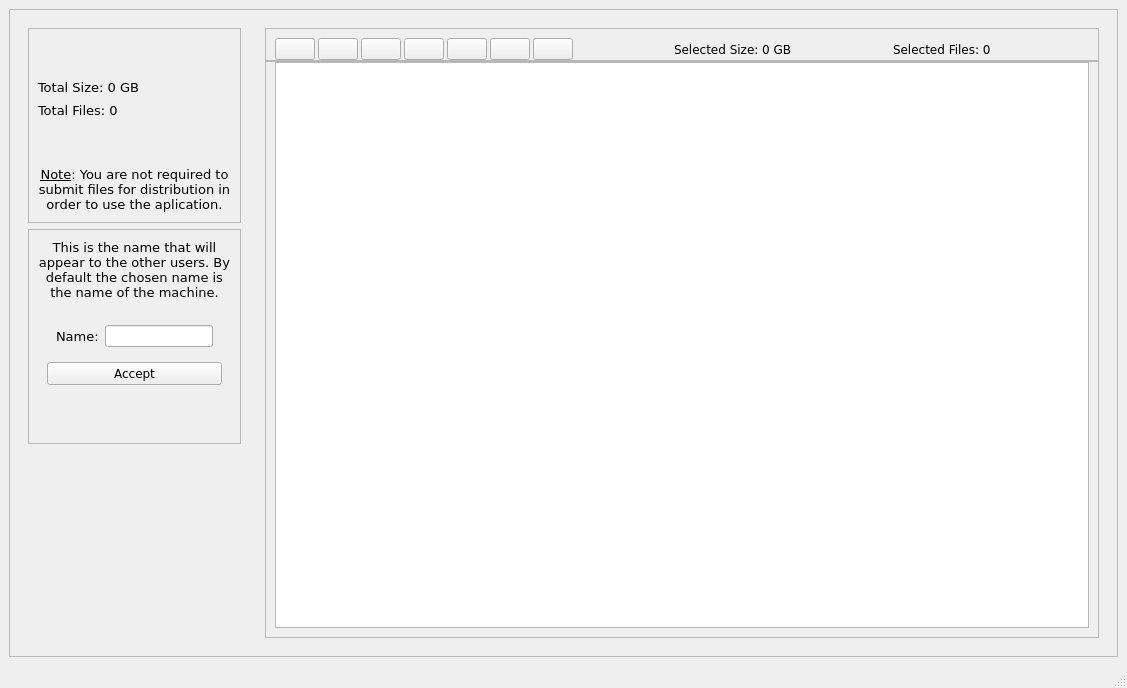
<?xml version="1.0" encoding="UTF-8"?>
<ui version="4.0">
 <class>StartWindow</class>
 <widget class="QMainWindow" name="StartWindow">
  <property name="geometry">
   <rect>
    <x>0</x>
    <y>0</y>
    <width>1127</width>
    <height>688</height>
   </rect>
  </property>
  <property name="windowTitle">
   <string>FileTransfer</string>
  </property>
  <property name="windowIcon">
   <iconset resource="../icons/icons.qrc">
    <normaloff>:/windowIcons/appIcon</normaloff>:/windowIcons/appIcon</iconset>
  </property>
  <widget class="QWidget" name="centralwidget">
   <layout class="QGridLayout" name="gridLayout">
    <item row="0" column="0">
     <widget class="QFrame" name="mainFrame">
      <property name="frameShape">
       <enum>QFrame::StyledPanel</enum>
      </property>
      <property name="frameShadow">
       <enum>QFrame::Raised</enum>
      </property>
      <layout class="QGridLayout" name="mainGridLayout">
       <item row="0" column="0">
        <widget class="QFrame" name="leftFrame">
         <layout class="QVBoxLayout" name="leftVerticalLayout">
          <item>
           <widget class="QFrame" name="noteFrame">
            <property name="frameShape">
             <enum>QFrame::StyledPanel</enum>
            </property>
            <property name="frameShadow">
             <enum>QFrame::Raised</enum>
            </property>
            <layout class="QVBoxLayout" name="noteVerticalLayout">
             <item>
              <spacer name="verticalSpacer">
               <property name="orientation">
                <enum>Qt::Vertical</enum>
               </property>
               <property name="sizeHint" stdset="0">
                <size>
                 <width>20</width>
                 <height>40</height>
                </size>
               </property>
              </spacer>
             </item>
             <item>
              <widget class="QLabel" name="totalSizeLabel">
               <property name="font">
                <font>
                 <family>Verdana</family>
                 <pointsize>10</pointsize>
                </font>
               </property>
               <property name="text">
                <string>Total Size: 0 GB</string>
               </property>
              </widget>
             </item>
             <item>
              <widget class="QLabel" name="totalFilesLabel">
               <property name="font">
                <font>
                 <family>Verdana</family>
                 <pointsize>10</pointsize>
                </font>
               </property>
               <property name="text">
                <string>Total Files: 0</string>
               </property>
              </widget>
             </item>
             <item>
              <spacer name="verticalSpacer_4">
               <property name="orientation">
                <enum>Qt::Vertical</enum>
               </property>
               <property name="sizeHint" stdset="0">
                <size>
                 <width>20</width>
                 <height>40</height>
                </size>
               </property>
              </spacer>
             </item>
             <item>
              <widget class="QLabel" name="noteLabel">
               <property name="font">
                <font>
                 <family>Verdana</family>
                 <pointsize>10</pointsize>
                </font>
               </property>
               <property name="text">
                <string>&lt;html&gt;&lt;head/&gt;&lt;body&gt;&lt;p align=&quot;center&quot;&gt;&lt;span style=&quot; font-size:10pt; text-decoration: underline;&quot;&gt;Note&lt;/span&gt;&lt;span style=&quot; font-size:10pt;&quot;&gt;: You are not required to submit files for distribution in order to use the aplication.&lt;/span&gt;&lt;/p&gt;&lt;/body&gt;&lt;/html&gt;</string>
               </property>
               <property name="scaledContents">
                <bool>true</bool>
               </property>
               <property name="wordWrap">
                <bool>true</bool>
               </property>
              </widget>
             </item>
            </layout>
           </widget>
          </item>
          <item>
           <widget class="QFrame" name="downFrame">
            <property name="sizePolicy">
             <sizepolicy hsizetype="Fixed" vsizetype="Fixed">
              <horstretch>0</horstretch>
              <verstretch>0</verstretch>
             </sizepolicy>
            </property>
            <property name="frameShape">
             <enum>QFrame::StyledPanel</enum>
            </property>
            <property name="frameShadow">
             <enum>QFrame::Raised</enum>
            </property>
            <layout class="QVBoxLayout" name="downVerticalLayout">
             <item>
              <widget class="QLabel" name="nameTextLabel">
               <property name="sizePolicy">
                <sizepolicy hsizetype="Minimum" vsizetype="Preferred">
                 <horstretch>0</horstretch>
                 <verstretch>0</verstretch>
                </sizepolicy>
               </property>
               <property name="font">
                <font>
                 <family>Verdana</family>
                 <pointsize>10</pointsize>
                </font>
               </property>
               <property name="text">
                <string>&lt;html&gt;&lt;head/&gt;&lt;body&gt;&lt;p align=&quot;center&quot;&gt;This is the name that will appear to the other users. By default the chosen name is the name of the machine.&lt;/p&gt;&lt;/body&gt;&lt;/html&gt;</string>
               </property>
               <property name="scaledContents">
                <bool>true</bool>
               </property>
               <property name="wordWrap">
                <bool>true</bool>
               </property>
              </widget>
             </item>
             <item>
              <widget class="QFrame" name="acceptFrame">
               <layout class="QVBoxLayout" name="acceptVerticalLayout">
                <item>
                 <widget class="QFrame" name="nameFrame">
                  <layout class="QHBoxLayout" name="nameHorizontalLayout">
                   <item>
                    <widget class="QLabel" name="nameLabel">
                     <property name="font">
                      <font>
                       <family>Verdana</family>
                       <pointsize>10</pointsize>
                      </font>
                     </property>
                     <property name="text">
                      <string>Name:</string>
                     </property>
                    </widget>
                   </item>
                   <item>
                    <widget class="QLineEdit" name="nameEdit"/>
                   </item>
                  </layout>
                 </widget>
                </item>
                <item>
                 <widget class="QPushButton" name="acceptButton">
                  <property name="font">
                   <font>
                    <family>Verdana</family>
                    <pointsize>9</pointsize>
                   </font>
                  </property>
                  <property name="cursor">
                   <cursorShape>PointingHandCursor</cursorShape>
                  </property>
                  <property name="text">
                   <string>Accept</string>
                  </property>
                 </widget>
                </item>
               </layout>
              </widget>
             </item>
             <item>
              <spacer name="verticalSpacer_2">
               <property name="orientation">
                <enum>Qt::Vertical</enum>
               </property>
               <property name="sizeHint" stdset="0">
                <size>
                 <width>20</width>
                 <height>40</height>
                </size>
               </property>
              </spacer>
             </item>
            </layout>
           </widget>
          </item>
          <item>
           <spacer name="verticalSpacer_3">
            <property name="orientation">
             <enum>Qt::Vertical</enum>
            </property>
            <property name="sizeHint" stdset="0">
             <size>
              <width>20</width>
              <height>40</height>
             </size>
            </property>
           </spacer>
          </item>
         </layout>
        </widget>
       </item>
       <item row="0" column="1">
        <widget class="QFrame" name="rightFame">
         <layout class="QVBoxLayout" name="rightVerticalLayout">
          <property name="spacing">
           <number>0</number>
          </property>
          <item>
           <widget class="QFrame" name="buttonsFrame">
            <property name="frameShape">
             <enum>QFrame::StyledPanel</enum>
            </property>
            <property name="frameShadow">
             <enum>QFrame::Raised</enum>
            </property>
            <layout class="QHBoxLayout" name="buttonsHorizontalLayout">
             <property name="spacing">
              <number>3</number>
             </property>
             <property name="bottomMargin">
              <number>0</number>
             </property>
             <item>
              <widget class="QPushButton" name="openButton">
               <property name="cursor">
                <cursorShape>PointingHandCursor</cursorShape>
               </property>
               <property name="text">
                <string/>
               </property>
               <property name="icon">
                <iconset resource="../icons/icons.qrc">
                 <normaloff>:/buttonIcons/openIcon</normaloff>:/buttonIcons/openIcon</iconset>
               </property>
               <property name="iconSize">
                <size>
                 <width>48</width>
                 <height>25</height>
                </size>
               </property>
              </widget>
             </item>
             <item>
              <widget class="QPushButton" name="saveButton">
               <property name="sizePolicy">
                <sizepolicy hsizetype="Preferred" vsizetype="Fixed">
                 <horstretch>0</horstretch>
                 <verstretch>0</verstretch>
                </sizepolicy>
               </property>
               <property name="cursor">
                <cursorShape>PointingHandCursor</cursorShape>
               </property>
               <property name="text">
                <string/>
               </property>
               <property name="icon">
                <iconset resource="../icons/icons.qrc">
                 <normaloff>:/buttonIcons/saveAsIcon</normaloff>:/buttonIcons/saveAsIcon</iconset>
               </property>
               <property name="iconSize">
                <size>
                 <width>48</width>
                 <height>25</height>
                </size>
               </property>
              </widget>
             </item>
             <item>
              <widget class="QPushButton" name="saveAsButton">
               <property name="cursor">
                <cursorShape>PointingHandCursor</cursorShape>
               </property>
               <property name="text">
                <string/>
               </property>
               <property name="icon">
                <iconset resource="../icons/icons.qrc">
                 <normaloff>:/buttonIcons/saveIcon</normaloff>:/buttonIcons/saveIcon</iconset>
               </property>
               <property name="iconSize">
                <size>
                 <width>48</width>
                 <height>25</height>
                </size>
               </property>
              </widget>
             </item>
             <item>
              <widget class="QPushButton" name="undoButton">
               <property name="sizePolicy">
                <sizepolicy hsizetype="Preferred" vsizetype="Fixed">
                 <horstretch>0</horstretch>
                 <verstretch>0</verstretch>
                </sizepolicy>
               </property>
               <property name="cursor">
                <cursorShape>PointingHandCursor</cursorShape>
               </property>
               <property name="text">
                <string/>
               </property>
               <property name="icon">
                <iconset resource="../icons/icons.qrc">
                 <normaloff>:/buttonIcons/undoIcon</normaloff>:/buttonIcons/undoIcon</iconset>
               </property>
               <property name="iconSize">
                <size>
                 <width>48</width>
                 <height>25</height>
                </size>
               </property>
              </widget>
             </item>
             <item>
              <widget class="QPushButton" name="redoButton">
               <property name="sizePolicy">
                <sizepolicy hsizetype="Preferred" vsizetype="Fixed">
                 <horstretch>0</horstretch>
                 <verstretch>0</verstretch>
                </sizepolicy>
               </property>
               <property name="cursor">
                <cursorShape>PointingHandCursor</cursorShape>
               </property>
               <property name="text">
                <string/>
               </property>
               <property name="icon">
                <iconset resource="../icons/icons.qrc">
                 <normaloff>:/buttonIcons/redoIcon</normaloff>:/buttonIcons/redoIcon</iconset>
               </property>
               <property name="iconSize">
                <size>
                 <width>48</width>
                 <height>25</height>
                </size>
               </property>
              </widget>
             </item>
             <item>
              <widget class="QPushButton" name="addButton">
               <property name="sizePolicy">
                <sizepolicy hsizetype="Preferred" vsizetype="Fixed">
                 <horstretch>0</horstretch>
                 <verstretch>0</verstretch>
                </sizepolicy>
               </property>
               <property name="cursor">
                <cursorShape>PointingHandCursor</cursorShape>
               </property>
               <property name="text">
                <string/>
               </property>
               <property name="icon">
                <iconset resource="../icons/icons.qrc">
                 <normaloff>:/buttonIcons/addIcon</normaloff>:/buttonIcons/addIcon</iconset>
               </property>
               <property name="iconSize">
                <size>
                 <width>48</width>
                 <height>25</height>
                </size>
               </property>
              </widget>
             </item>
             <item>
              <widget class="QPushButton" name="deleteButton">
               <property name="sizePolicy">
                <sizepolicy hsizetype="Preferred" vsizetype="Fixed">
                 <horstretch>0</horstretch>
                 <verstretch>0</verstretch>
                </sizepolicy>
               </property>
               <property name="cursor">
                <cursorShape>PointingHandCursor</cursorShape>
               </property>
               <property name="text">
                <string/>
               </property>
               <property name="icon">
                <iconset resource="../icons/icons.qrc">
                 <normaloff>:/buttonIcons/deleteIcon</normaloff>:/buttonIcons/deleteIcon</iconset>
               </property>
               <property name="iconSize">
                <size>
                 <width>48</width>
                 <height>25</height>
                </size>
               </property>
               <property name="checkable">
                <bool>false</bool>
               </property>
              </widget>
             </item>
             <item>
              <spacer name="horizontalSpacer_2">
               <property name="orientation">
                <enum>Qt::Horizontal</enum>
               </property>
               <property name="sizeHint" stdset="0">
                <size>
                 <width>40</width>
                 <height>20</height>
                </size>
               </property>
              </spacer>
             </item>
             <item>
              <widget class="QLabel" name="selectedSizeLabel">
               <property name="font">
                <font>
                 <family>Verdana</family>
                 <pointsize>9</pointsize>
                </font>
               </property>
               <property name="text">
                <string>Selected Size: 0 GB</string>
               </property>
              </widget>
             </item>
             <item>
              <spacer name="horizontalSpacer_3">
               <property name="orientation">
                <enum>Qt::Horizontal</enum>
               </property>
               <property name="sizeHint" stdset="0">
                <size>
                 <width>40</width>
                 <height>20</height>
                </size>
               </property>
              </spacer>
             </item>
             <item>
              <widget class="QLabel" name="selectedFilesLabel">
               <property name="font">
                <font>
                 <family>Verdana</family>
                 <pointsize>9</pointsize>
                </font>
               </property>
               <property name="text">
                <string>Selected Files: 0</string>
               </property>
              </widget>
             </item>
             <item>
              <spacer name="horizontalSpacer">
               <property name="orientation">
                <enum>Qt::Horizontal</enum>
               </property>
               <property name="sizeHint" stdset="0">
                <size>
                 <width>40</width>
                 <height>20</height>
                </size>
               </property>
              </spacer>
             </item>
            </layout>
           </widget>
          </item>
          <item>
           <widget class="QFrame" name="treeFrame">
            <property name="frameShape">
             <enum>QFrame::StyledPanel</enum>
            </property>
            <property name="frameShadow">
             <enum>QFrame::Raised</enum>
            </property>
            <layout class="QGridLayout" name="treeGridLayout">
             <property name="topMargin">
              <number>0</number>
             </property>
             <item row="0" column="0">
              <widget class="QTreeView" name="treeView">
               <property name="cursor" stdset="0">
                <cursorShape>PointingHandCursor</cursorShape>
               </property>
              </widget>
             </item>
            </layout>
           </widget>
          </item>
         </layout>
        </widget>
       </item>
      </layout>
     </widget>
    </item>
   </layout>
  </widget>
  <widget class="QStatusBar" name="statusbar"/>
 </widget>
 <resources>
  <include location="../icons/icons.qrc"/>
 </resources>
 <connections/>
</ui>
